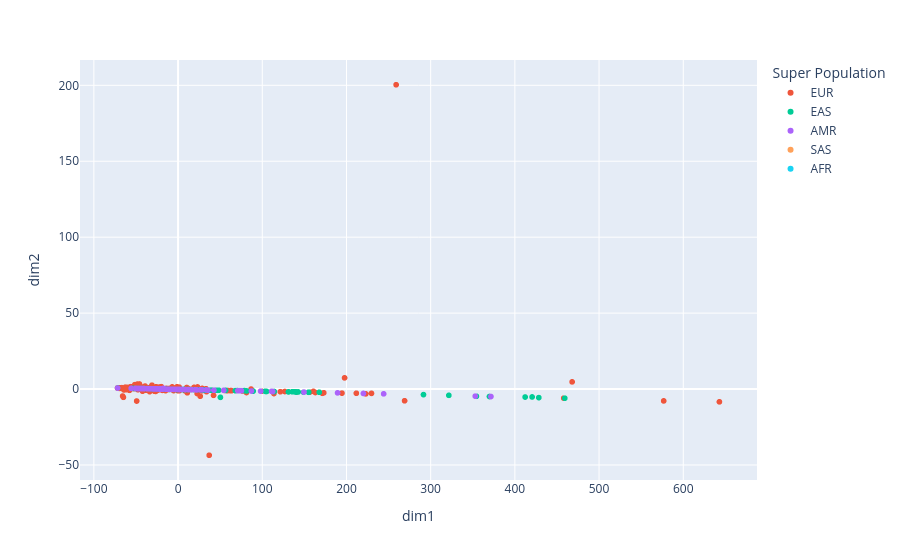

Notebook cell for this chart:
### Code cell
import plotly.express as px

dr_df = pd.concat(
    [pd.DataFrame({'sample': X.columns.get_level_values(0)}),
     pd.DataFrame(dr_out, columns=["dim1", "dim2"])],
     axis=1
     ).merge(og_meta, left_on="sample", right_on="Individual ID", how="left")

fig = px.scatter(dr_df, x="dim1", y="dim2", color="Super Population")
fig.show()

### Figure 1 — Plotly figure (JSON) as saved in the notebook; plotly's stock layout.template omitted (floating-point values rounded to 4 significant figures; data arrays with more than 128 entries replaced by an {"elided": "..."} marker saying what was removed)
{"data": [{"hovertemplate": "Super Population=EUR<br>dim1=%{x}<br>dim2=%{y}<extra></extra>", "legendgroup": "EUR", "marker": {"color": "#EF553B", "symbol": "circle"}, "mode": "markers", "name": "EUR", "showlegend": true, "type": "scattergl", "x": {"elided": "1044 float values"}, "xaxis": "x", "y": {"elided": "1044 float values"}, "yaxis": "y"}, {"hovertemplate": "Super Population=EAS<br>dim1=%{x}<br>dim2=%{y}<extra></extra>", "legendgroup": "EAS", "marker": {"color": "#00cc96", "symbol": "circle"}, "mode": "markers", "name": "EAS", "showlegend": true, "type": "scattergl", "x": {"elided": "1030 float values"}, "xaxis": "x", "y": {"elided": "1030 float values"}, "yaxis": "y"}, {"hovertemplate": "Super Population=AMR<br>dim1=%{x}<br>dim2=%{y}<extra></extra>", "legendgroup": "AMR", "marker": {"color": "#ab63fa", "symbol": "circle"}, "mode": "markers", "name": "AMR", "showlegend": true, "type": "scattergl", "x": {"elided": "696 float values"}, "xaxis": "x", "y": {"elided": "696 float values"}, "yaxis": "y"}, {"hovertemplate": "Super Population=SAS<br>dim1=%{x}<br>dim2=%{y}<extra></extra>", "legendgroup": "SAS", "marker": {"color": "#FFA15A", "symbol": "circle"}, "mode": "markers", "name": "SAS", "showlegend": true, "type": "scattergl", "x": {"elided": "984 float values"}, "xaxis": "x", "y": {"elided": "984 float values"}, "yaxis": "y"}, {"hovertemplate": "Super Population=AFR<br>dim1=%{x}<br>dim2=%{y}<extra></extra>", "legendgroup": "AFR", "marker": {"color": "#19d3f3", "symbol": "circle"}, "mode": "markers", "name": "AFR", "showlegend": true, "type": "scattergl", "x": {"elided": "1342 float values"}, "xaxis": "x", "y": {"elided": "1342 float values"}, "yaxis": "y"}], "layout": {"legend": {"title": {"text": "Super Population"}, "tracegroupgap": 0}, "margin": {"t": 60}, "xaxis": {"anchor": "y", "domain": [0, 1], "title": {"text": "dim1"}}, "yaxis": {"anchor": "x", "domain": [0, 1], "title": {"text": "dim2"}}}}
